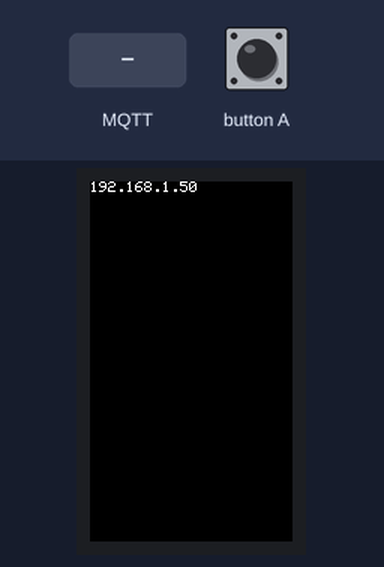
A sketch run on a simulated ESP32. On the bench: 135×240 colour display. Inputs (shaded band) come from the test bench. WiFi joins after 1.5 s; servers stay silent unless stated; no MQTT or app messages arrive unless stated; what the sketch prints to the serial monitor is not drawn.

Above: at 1.69 s.
3.0 s: MQTT message "1" arrives on the first subscribed topic
At 4.0 s:
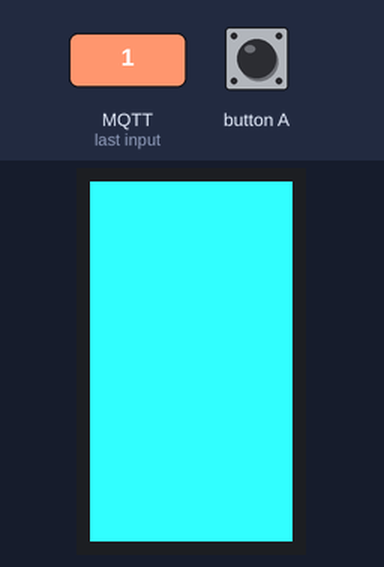
4.5 s: MQTT message "on" arrives on the first subscribed topic
At 5.1 s:
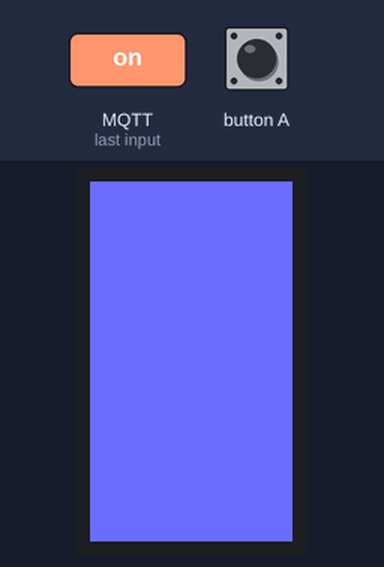
6.0 s: MQTT message "off" arrives on the first subscribed topic
At 7.2 s:
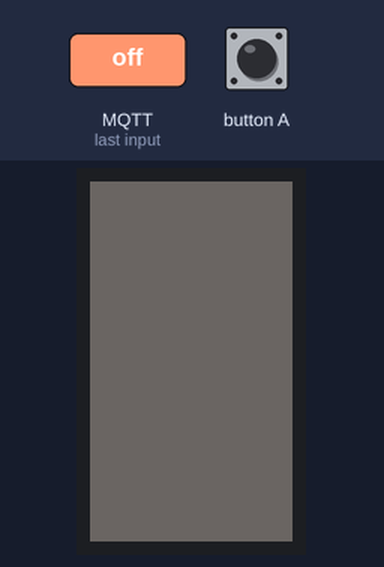
7.5 s: MQTT message "0" arrives on the first subscribed topic
At 8.6 s:
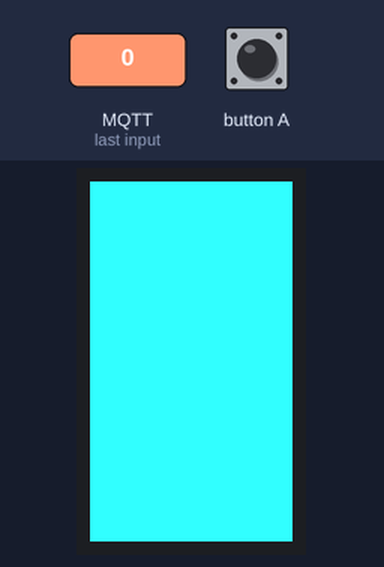
Timing chart, 0 to 10.0 s (numbered marks = the images above; inputs shaded):
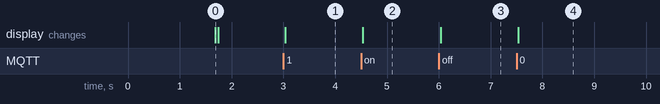

The sketch:

m5Light2.ino
```cpp
#include "auth.h"
#include <WiFi.h>
#include "esp_wpa2.h"
#include <M5StickCPlus.h>
#include <ArduinoMqttClient.h>
const char broker[] = "eduoracle.ugavel.com";
int        port     = 1883;

WiFiClient wifiClient;
MqttClient mqttClient(wifiClient);
const char topic_status2[] = "elee2045/finalproj/light_status2";
const char topic_control_color2[] = "elee2045/finalproj/light_control_color2";
const char topic_control_status2[] = "elee2045/finalproj/light_control_status2";
char buffer[100];
int r2;
int g2;
int b2;
int status2;

uint16_t rgb565(uint8_t r2, uint8_t g2, uint8_t b2)
{
  return ((r2 / 8) << 11) | ((g2 / 4) << 5) | (b2 / 8);
}

void updateStatus(){
  M5.Axp.ScreenBreath(status2?15:0);
  //colors are in 565 format
  M5.Lcd.fillScreen(rgb565(r2,g2,b2));
}

void onMqttMessage(int messageSize) {
  if(mqttClient.messageTopic() == topic_control_color2){
    //read 3 unsigned bytes
    r2 = mqttClient.read();
    g2 = mqttClient.read();
    b2 = mqttClient.read();

  }
  if(mqttClient.messageTopic() == topic_control_status2){
    status2 = mqttClient.read();
  }
  updateStatus();
  sendStatus();
}
unsigned long last_time;
void setup() {
  M5.begin();
  M5.Lcd.fillScreen(BLACK);
  WiFi.disconnect(true);
  WiFi.mode(WIFI_STA);
  #ifdef USE_EAP
    esp_wifi_sta_wpa2_ent_set_identity((uint8_t *)EAP_ANONYMOUS_IDENTITY, strlen(EAP_ANONYMOUS_IDENTITY));
    esp_wifi_sta_wpa2_ent_set_username((uint8_t *)EAP_IDENTITY, strlen(EAP_IDENTITY));
    esp_wifi_sta_wpa2_ent_set_password((uint8_t *)EAP_PASSWORD, strlen(EAP_PASSWORD));
    esp_wifi_sta_wpa2_ent_enable();
    WiFi.begin(ssid);
  #else
    WiFi.begin(ssid,WPA_PASSWORD);
  #endif
  WiFi.setSleep(false);
  while (WiFi.status() != WL_CONNECTED) {
    delay(500);
    Serial.println("Waiting for connection");
  }
  IPAddress ip = WiFi.localIP();
  Serial.println(ip);
  M5.Lcd.print(ip);

  mqttClient.onMessage(onMqttMessage);
  mqttClient.setUsernamePassword("giiuser","giipassword");
  mqttClient.connect(broker, port);
  mqttClient.subscribe(topic_control_color2);
  mqttClient.subscribe(topic_control_status2);
  last_time = millis();
  updateStatus();
}
void sendStatus(){
  mqttClient.beginMessage(topic_status2);
  mqttClient.write(status2);
  mqttClient.write(r2);
  mqttClient.write(g2);
  mqttClient.write(b2);
  mqttClient.endMessage();
}
int waitingForRelease = 0;
void loop(){
  mqttClient.poll();
  if(millis()-last_time > 2000){
    sendStatus();
    last_time = millis();
  }

  if(digitalRead(37)==LOW && !waitingForRelease){
    status2 = !status2;
    updateStatus();
    sendStatus();
    waitingForRelease = 1;
  }
  if(digitalRead(37)==HIGH){
    waitingForRelease = 0;
  }
}
```

auth.h
```cpp
#define EAP_ANONYMOUS_IDENTITY ""
#define EAP_IDENTITY "jrw22710@uga.edu"
#define EAP_PASSWORD "Jw200384103!"
#define WPA_PASSWORD "5williams5"
#define USE_EAP
//SSID NAME
#ifdef USE_EAP
  const char* ssid = "eduroam";
#else
  const char* ssid = "BE4GSUS";
#endif
```

Measured:
- after the input at 3.0 s, the display: changes at once (image 1)
- after the input at 4.5 s, the display: changes at once (image 2)
- after the input at 6.0 s, the display: changes at once (image 3)
- after the input at 7.5 s, the display: changes at once (image 4)
